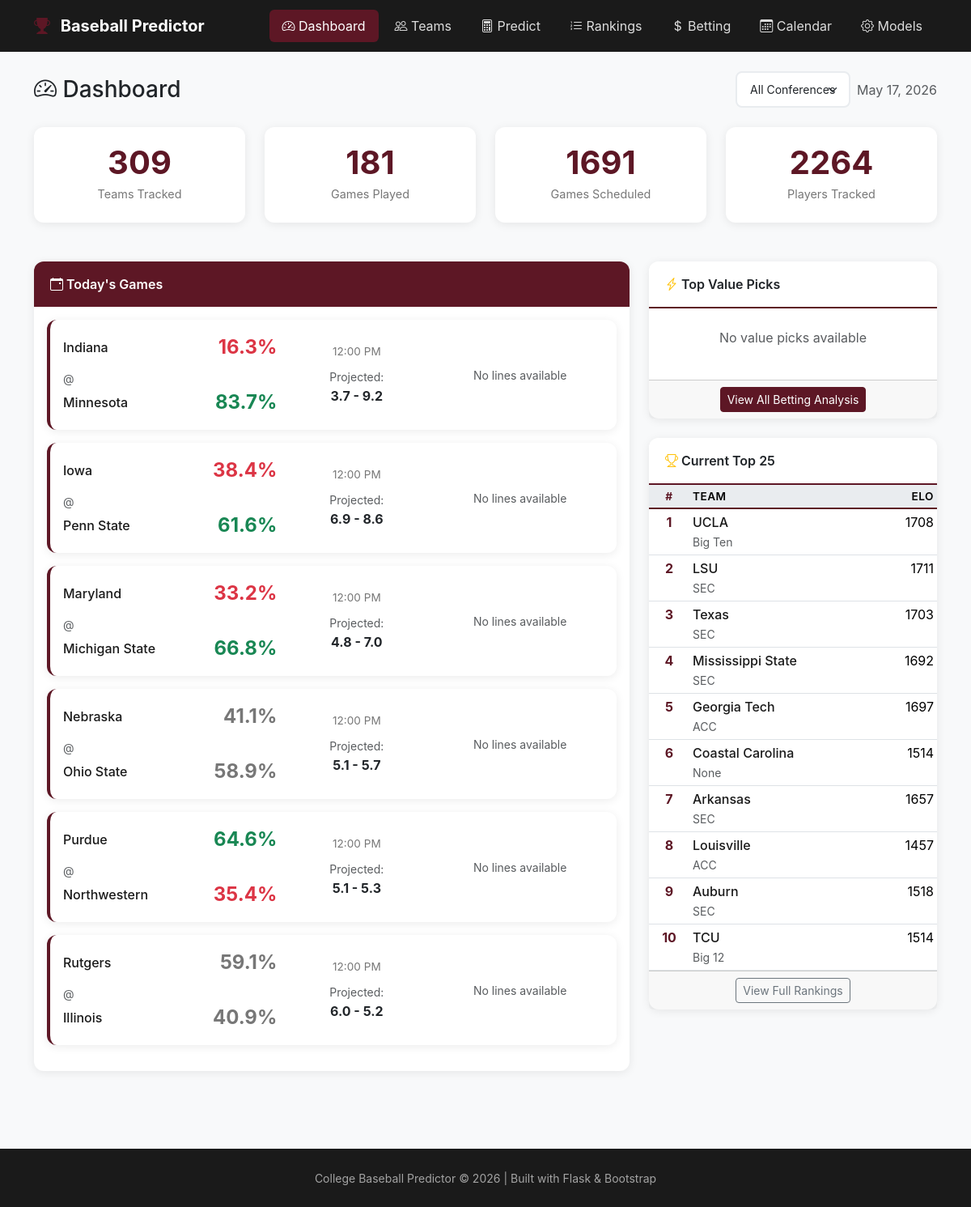
The page / on the database its author committed.
### tables this page shows
CREATE TABLE elo_ratings (
                    team_id TEXT PRIMARY KEY,
                    rating REAL DEFAULT 1500,
                    games_played INTEGER DEFAULT 0,
                    updated_at TEXT DEFAULT CURRENT_TIMESTAMP
                );

CREATE TABLE teams (
            id TEXT PRIMARY KEY,
            name TEXT NOT NULL,
            nickname TEXT,
            conference TEXT,
            division TEXT,
            athletics_url TEXT,
            preseason_rank INTEGER,
            current_rank INTEGER,
            created_at TEXT DEFAULT CURRENT_TIMESTAMP,
            updated_at TEXT DEFAULT CURRENT_TIMESTAMP
        );

CREATE TABLE games (
            id TEXT PRIMARY KEY,
            date TEXT NOT NULL,
            time TEXT,
            home_team_id TEXT NOT NULL,
            away_team_id TEXT NOT NULL,
            home_score INTEGER,
            away_score INTEGER,
            winner_id TEXT,
            innings INTEGER DEFAULT 9,
            is_conference_game INTEGER DEFAULT 0,
            is_neutral_site INTEGER DEFAULT 0,
            tournament_id TEXT,
            venue TEXT,
            attendance INTEGER,
            notes TEXT,
            status TEXT DEFAULT 'scheduled',  -- scheduled, final, postponed, cancelled
            created_at TEXT DEFAULT CURRENT_TIMESTAMP,
            updated_at TEXT DEFAULT CURRENT_TIMESTAMP,
            FOREIGN KEY (home_team_id) REFERENCES teams(id),
            FOREIGN KEY (away_team_id) REFERENCES teams(id),
            FOREIGN KEY (tournament_id) REFERENCES tournaments(id)
        );

### web/app.py (the view)
@app.route('/')
def dashboard():
    conference = request.args.get('conference', '')
    todays_games = get_todays_games()
    value_picks = get_value_picks(5)
    top_25 = get_current_top_25()
    stats = get_quick_stats()
    conferences = get_all_conferences()
    if conference:
        todays_games = [g for g in todays_games
                       if g.get('home_conf') == conference or g.get('away_conf') == conference]
    conn = get_connection()
    c = conn.cursor()
    for team in top_25:
        c.execute('SELECT rating FROM elo_ratings WHERE team_id = ?', (team['id'],))
        row = c.fetchone()
        team['elo_rating'] = row[0] if row else None
    conn.close()
    if conference:
        top_25 = [t for t in top_25 if t.get('conference') == conference]
    return render_template('dashboard.html',
                          todays_games=todays_games,
                          value_picks=value_picks,
                          top_25=top_25,
                          stats=stats,
                          conferences=conferences,
                          selected_conference=conference,
                          today=datetime.now().strftime('%B %d, %Y'))

### web/templates/dashboard.html (shortened to what this page needs)
{% extends "base.html" %}
{% block content %}
<div class="d-flex justify-content-between align-items-center mb-4">
    <h1 class="h3 mb-0">
        <i class="bi bi-speedometer2 text-maroon"></i> Dashboard
    </h1>
    <div class="d-flex gap-2 align-items-center">
        <select class="form-select form-select-sm" style="width: auto;"
                onchange="window.location.href='/?conference=' + encodeURIComponent(this.value)">
            <option value="">All Conferences</option>
        </select>
        <span class="text-muted">{{ today }}</span>
    </div>
</div>
<div class="row mb-4">
    <div class="col-6 col-md-3">
        <div class="card stat-card">
            <div class="stat-value">{{ stats.total_teams }}</div>
            <div class="stat-label">Teams Tracked</div>
        </div>
    </div>
    <div class="col-6 col-md-3">
        <div class="card stat-card">
            <div class="stat-value">{{ stats.games_played }}</div>
            <div class="stat-label">Games Played</div>
        </div>
    </div>
    <div class="col-6 col-md-3">
        <div class="card stat-card">
            <div class="stat-value">{{ stats.games_scheduled }}</div>
            <div class="stat-label">Games Scheduled</div>
        </div>
    </div>
    <div class="col-6 col-md-3">
        <div class="card stat-card">
            <div class="stat-value">{{ stats.players_tracked or 0 }}</div>
            <div class="stat-label">Players Tracked</div>
        </div>
    </div>
</div>
<div class="row">
    <div class="col-lg-8">
        <div class="card">
            <div class="card-header bg-maroon">
                <i class="bi bi-calendar-event"></i> Today's Games
            </div>
            <div class="card-body">
                {% if todays_games %}
                    {% for game in todays_games %}
                    <div class="game-card card mb-3">
                        <div class="card-body">
                            <div class="row align-items-center">
                                <div class="col-md-5">
                                    <div class="d-flex justify-content-between align-items-center">
                                        <div>
                                            <a href="/team/{{ game.away_team_id }}" class="team-link">
                                                {{ game.away_team_name }}
                                            </a>
                                        </div>
                                        {% if game.prediction %}
                                        <span class="win-prob {% if game.prediction.away_win_probability > 0.6 %}high{% elif game.prediction.away_win_probability < 0.4 %}low{% else %}medium{% endif %}">
                                            {{ (game.prediction.away_win_probability * 100)|round(1) }}%
                                        </span>
                                        {% endif %}
                                    </div>
                                    <div class="mt-2">
                                        <small class="text-muted">@</small>
                                    </div>
                                    <div class="d-flex justify-content-between align-items-center">
                                        <div>
                                            <a href="/team/{{ game.home_team_id }}" class="team-link">
                                                {{ game.home_team_name }}
                                            </a>
                                        </div>
                                        {% if game.prediction %}
                                        <span class="win-prob {% if game.prediction.home_win_probability > 0.6 %}high{% elif game.prediction.home_win_probability < 0.4 %}low{% else %}medium{% endif %}">
                                            {{ (game.prediction.home_win_probability * 100)|round(1) }}%
                                        </span>
                                        {% endif %}
                                    </div>
                                </div>
                                <div class="col-md-3 text-center">
                                    <div class="game-time">{{ game.time or 'TBD' }}</div>
                                    {% if game.prediction %}
                                    <div class="mt-2">
                                        <small class="text-muted">Projected:</small>
                                        <div class="fw-bold">{{ game.prediction.projected_away_runs|round(1) }} - {{ game.prediction.projected_home_runs|round(1) }}</div>
                                    </div>
                                    {% endif %}
                                </div>
                                <div class="col-md-4 text-center">
                                    {% if game.home_ml and game.away_ml %}
                                    <small class="text-muted d-block">Lines</small>
                                    <div class="d-flex justify-content-center gap-3">
                                        <span>{{ game.away_ml|format_odds }}</span>
                                        <span class="text-muted">/</span>
                                        <span>{{ game.home_ml|format_odds }}</span>
                                    </div>
                                    <small class="text-muted">
                                        Run Line: -1.5 | O/U {{ game.over_under }}
                                    </small>
                                    {% else %}
                                    <small class="text-muted">No lines available</small>
                                    {% endif %}
                                </div>
                            </div>
                        </div>
                    </div>
                    {% endfor %}
                {% else %}
                <div class="text-center text-muted py-4">
                    <i class="bi bi-calendar-x display-4"></i>
                    <p class="mt-2">No games scheduled for today</p>
                </div>
                {% endif %}
            </div>
        </div>
    </div>
    <div class="col-lg-4">
        <div class="card">
            <div class="card-header">
                <i class="bi bi-lightning-charge text-warning"></i> Top Value Picks
            </div>
            <div class="card-body p-0">
                {% if value_picks %}
                <div class="list-group list-group-flush">
                    {% for pick in value_picks %}
                    <div class="list-group-item">
                        <div class="d-flex justify-content-between align-items-start">
                            <div>
                                <strong>{{ pick.pick }}</strong>
                                <div class="small text-muted">{{ pick.game }}</div>
                            </div>
                            <div class="text-end">
                                <span class="value-indicator positive">
                                    +{{ pick.edge|round(1) }}%
                                </span>
                                <div class="small text-muted mt-1">{{ pick.moneyline|format_odds }}</div>
                            </div>
                        </div>
                        <div class="progress mt-2" style="height: 6px;">
                            <div class="progress-bar bg-success" style="width: {{ pick.model_prob * 100 }}%"></div>
                        </div>
                        <div class="d-flex justify-content-between small text-muted mt-1">
                            <span>Model: {{ (pick.model_prob * 100)|round(1) }}%</span>
                            <span>DK: {{ (pick.dk_implied * 100)|round(1) }}%</span>
                        </div>
                    </div>
                    {% endfor %}
                </div>
                {% else %}
                <div class="text-center text-muted py-4">
                    <p>No value picks available</p>
                </div>
                {% endif %}
            </div>
            <div class="card-footer text-center">
                <a href="/betting" class="btn btn-sm btn-maroon">View All Betting Analysis</a>
            </div>
        </div>
        <div class="card">
            <div class="card-header">
                <i class="bi bi-trophy text-warning"></i> Current Top 25
            </div>
            <div class="card-body p-0">
                {% if top_25 %}
                <div class="table-responsive">
                    <table class="table table-sm table-hover mb-0">
                        <thead>
                            <tr>
                                <th class="rank-col">#</th>
                                <th>Team</th>
                                <th class="text-end">Elo</th>
                            </tr>
                        </thead>
                        <tbody>
                            {% for team in top_25[:10] %}
                            <tr>
                                <td class="rank-col">{{ team.current_rank }}</td>
                                <td>
                                    <a href="/team/{{ team.id }}" class="team-link">{{ team.name }}</a>
                                    <br><small class="text-muted">{{ team.conference }}</small>
                                </td>
                                <td class="text-end">
                                    {% if team.elo_rating %}
                                    {{ team.elo_rating|round(0)|int }}
                                    {% else %}
                                    —
                                    {% endif %}
                                </td>
                            </tr>
                            {% endfor %}
                        </tbody>
                    </table>
                </div>
                {% else %}
                <div class="text-center text-muted py-4">
                    <p>No rankings available</p>
                </div>
                {% endif %}
            </div>
            <div class="card-footer text-center">
                <a href="/rankings" class="btn btn-sm btn-outline-secondary">View Full Rankings</a>
            </div>
        </div>
    </div>
</div>
{% endblock %}

### rows shown on the page
elo_ratings: away_team_name "Indiana", prediction "16.3", home_team_name "Minnesota", prediction "83.7", time "12:00 PM", prediction.projected_away_runs "3.7", prediction.projected_home_runs "9.2"
elo_ratings: away_team_name "Iowa", prediction "38.4", home_team_name "Penn State", prediction "61.6", time "12:00 PM", prediction.projected_away_runs "6.9", prediction.projected_home_runs "8.6"
elo_ratings: away_team_name "Maryland", prediction "33.2", home_team_name "Michigan State", prediction "66.8", time "12:00 PM", prediction.projected_away_runs "4.8", prediction.projected_home_runs "7.0"
games: away_team_name "Nebraska", prediction "41.1", home_team_name "Ohio State", prediction "58.9", time "12:00 PM", prediction.projected_away_runs "5.1", prediction.projected_home_runs "5.7"
games: away_team_name "Purdue", prediction "64.6", home_team_name "Northwestern", prediction "35.4", time "12:00 PM", prediction.projected_away_runs "5.1", prediction.projected_home_runs "5.3"
games: away_team_name "Rutgers", prediction "59.1", home_team_name "Illinois", prediction "40.9", time "12:00 PM", prediction.projected_away_runs "6.0", prediction.projected_home_runs "5.2"
teams: name "UCLA", conference "Big Ten"
elo_ratings: elo_rating "1708"
teams: name "LSU", conference "SEC"
elo_ratings: elo_rating "1711"
teams: name "Texas", conference "SEC"
elo_ratings: elo_rating "1703"
teams: name "Mississippi State", conference "SEC"
elo_ratings: elo_rating "1692"
teams: name "Georgia Tech", conference "ACC"
elo_ratings: elo_rating "1697"
teams: name "Coastal Carolina"
elo_ratings: elo_rating "1514"
teams: name "Arkansas", conference "SEC"
elo_ratings: elo_rating "1657"
teams: name "Louisville", conference "ACC"
elo_ratings: elo_rating "1457"
teams: name "Auburn", conference "SEC"
elo_ratings: elo_rating "1518"
teams: name "TCU", conference "Big 12"
elo_ratings: elo_rating "1514"

### other values the page prints
{{ stats.total_teams }} "309"
{{ stats.games_played }} "181"
{{ stats.games_scheduled }} "1691"
{{ stats.players_tracked or 0 }} "2264"
{{ team.current_rank }} "1" "2" "3" "4" "5" "6" "7" "8" "9" "10"
{{ team.conference }} "None"
